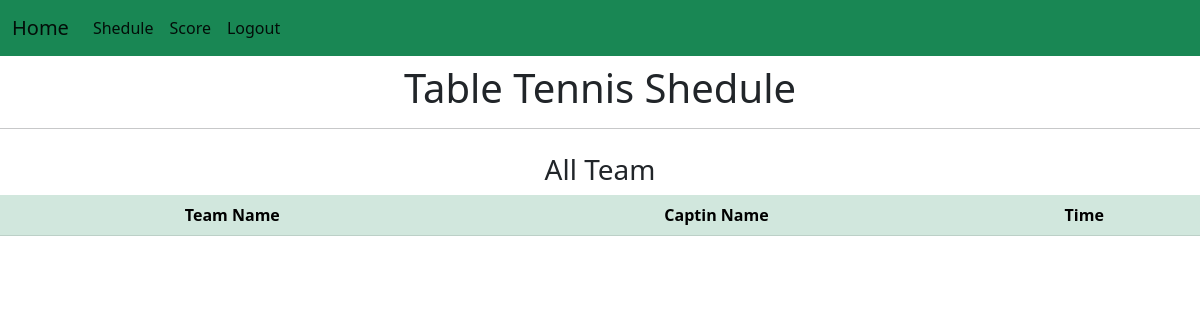
The page /shedule_table/ on the database as committed earlier.
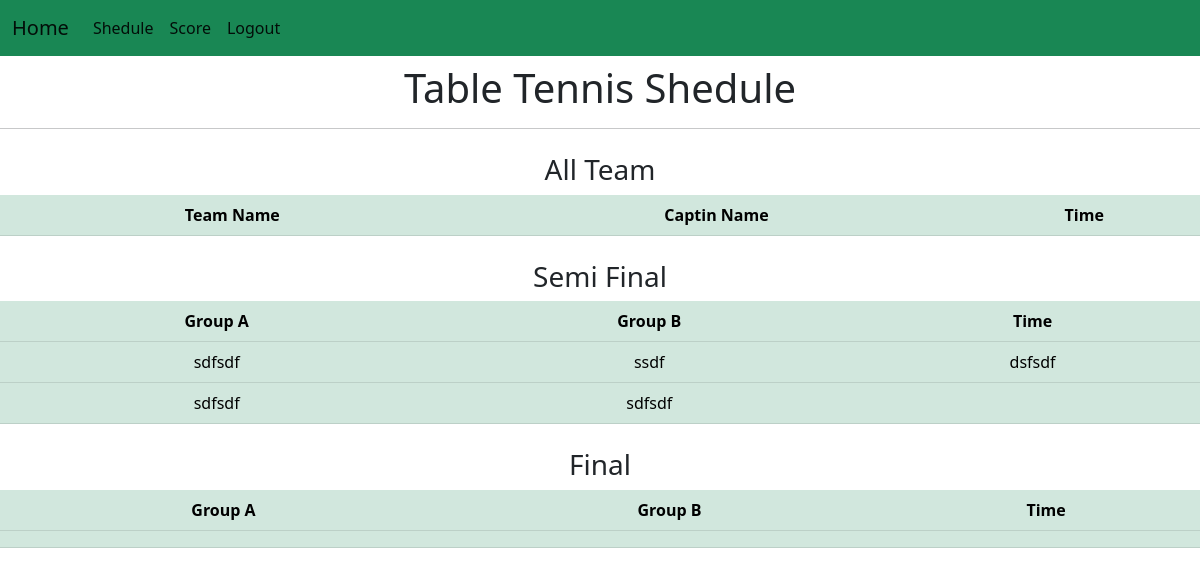
The same page on the database as committed later.
### app/models.py (models this page shows)
class Semi_Final(models.Model):
    cricket_team1=models.CharField(max_length=200,blank=True)
    cricket_team2=models.CharField(max_length=200,blank=True)
    cricket_time1=models.CharField(max_length=200,blank=True)
    cricket_team3=models.CharField(max_length=200,blank=True)
    cricket_team4=models.CharField(max_length=200,blank=True)
    cricket_time2=models.CharField(max_length=200,blank=True)
    cricket_finalteam1=models.CharField(max_length=200,blank=True)
    cricket_finalteam2=models.CharField(max_length=200,blank=True)
    cricket_finaltime=models.CharField(max_length=200,blank=True)
    football_team1=models.CharField(max_length=200,blank=True)
    football_team2=models.CharField(max_length=200,blank=True)
    football_time1=models.CharField(max_length=200,blank=True)
    football_team3=models.CharField(max_length=200,blank=True)
    football_team4=models.CharField(max_length=200,blank=True)
    football_time2=models.CharField(max_length=200,blank=True)
    football_finalteam1=models.CharField(max_length=200,blank=True)
    football_finalteam2=models.CharField(max_length=200,blank=True)
    football_finaltime=models.CharField(max_length=200,blank=True)
    volleyball_team1=models.CharField(max_length=200,blank=True)
    volleyball_team2=models.CharField(max_length=200,blank=True)
    volleyball_time1=models.CharField(max_length=200,blank=True)
    volleyball_team3=models.CharField(max_length=200,blank=True)
    volleyball_team4=models.CharField(max_length=200,blank=True)
    volleyball_time2=models.CharField(max_length=200,blank=True)
    volleyball_finalteam1=models.CharField(max_length=200,blank=True)
    volleyball_finalteam2=models.CharField(max_length=200,blank=True)
    volleyball_finaltime=models.CharField(max_length=200,blank=True)
    kabaddi_team1=models.CharField(max_length=200,blank=True)
    kabaddi_team2=models.CharField(max_length=200,blank=True)
    kabaddi_time1=models.CharField(max_length=200,blank=True)
    kabaddi_team3=models.CharField(max_length=200,blank=True)
    kabaddi_team4=models.CharField(max_length=200,blank=True)
    kabaddi_time2=models.CharField(max_length=200,blank=True)
    kabaddi_finalteam1=models.CharField(max_length=200,blank=True)
    kabaddi_finalteam2=models.CharField(max_length=200,blank=True)
    kabaddi_finaltime=models.CharField(max_length=200,blank=True)
    chess_team1=models.CharField(max_length=200,blank=True)
    chess_team2=models.CharField(max_length=200,blank=True)
    chess_time1=models.CharField(max_length=200,blank=True)
    chess_team3=models.CharField(max_length=200,blank=True)
    chess_team4=models.CharField(max_length=200,blank=True)
    chess_time2=models.CharField(max_length=200,blank=True)
    chess_finalteam1=models.CharField(max_length=200,blank=True)
    chess_finalteam2=models.CharField(max_length=200,blank=True)
    chess_finaltime=models.CharField(max_length=200,blank=True)
    table_team1=models.CharField(max_length=200,blank=True)
    table_team2=models.CharField(max_length=200,blank=True)
    table_time1=models.CharField(max_length=200,blank=True)
    table_team3=models.CharField(max_length=200,blank=True)
    table_team4=models.CharField(max_length=200,blank=True)
    table_time2=models.CharField(max_length=200,blank=True)
    table_finalteam1=models.CharField(max_length=200,blank=True)
    table_finalteam2=models.CharField(max_length=200,blank=True)
    table_finaltime=models.CharField(max_length=200,blank=True)
    badminton_team1=models.CharField(max_length=200,blank=True)
    badminton_team2=models.CharField(max_length=200,blank=True)
    badminton_time1=models.CharField(max_length=200,blank=True)
    badminton_team3=models.CharField(max_length=200,blank=True)
    badminton_team4=models.CharField(max_length=200,blank=True)
    badminton_time2=models.CharField(max_length=200,blank=True)
    badminton_finalteam1=models.CharField(max_length=200,blank=True)
    badminton_finalteam2=models.CharField(max_length=200,blank=True)
    badminton_finaltime=models.CharField(max_length=200,blank=True)

### app/views.py (the view)
# urls.py: path('shedule_table/',views.shedule_table,name="shedule_table"),
def shedule_table(request):
     team=Table.objects.all()
     time=Time_shedule.objects.all()
     final=Semi_Final.objects.all()
     context={'team':team, 'time':time,'final':final}
     return render(request,'app/shedule_table.html',context)

### app/templates/app/shedule_table.html (shortened to what this page needs)
{%extends 'navbar2.html'%}
{%block content%}
                    <h1 class="text-center mt-2">Table Tennis Shedule</h1>
                    <hr>
                      <div class="text-center mt-4">
                        <h3>All Team</h3>
                        <table class="table table-success table-hover">
                            <thead>
                              <tr>
                                <th>Team Name</th>
                                <th>Captin Name</th>
                                <th>Time</th>
                              </tr>
                            </thead>
                          </table>
                    </div>
                    {%for f in final%}
                    <div class="text-center mt-4">
                        <h3>Semi Final</h3>
                        <table class="table table-success table-hover">
                            <thead>
                              <tr>
                                <th scope="col">Group A</th>
                                <th scope="col">Group B</th>
                                <th scope="col">Time</th>
                              </tr>
                            </thead>
                            <tbody>
                              <tr>
                                <td>{{f.table_team1}}</td>
                                <td>{{f.table_team2}}</td>
                                <td>{{f.table_time1}}</td>
                              </tr>
                              <tr>
                                <td>{{f.table_team3}}</td>
                                <td>{{f.table_team4}}</td>
                                <td>{{f.table_time2}}</td>
                              </tr>
                            </tbody>
                          </table>
                    </div>
                    <div class="text-center mt-4">
                        <h3>Final</h3>
                        <table class="table table-success table-hover">
                            <thead>
                              <tr>
                                <th scope="col">Group A</th>
                                <th scope="col">Group B</th>
                                <th scope="col">Time</th>
                              </tr>
                            </thead>
                            <tbody>
                              <tr>
                                <td>{{f.table_finalteam1}}</td>
                                <td>{{f.table_finalteam2}}</td>
                                <td>{{f.table_finaltime}}</td>
                              </tr>
                            </tbody>
                          </table>
                    </div>
                    {%endfor%}
{%endblock%}

Rows that differ between the two databases and show on the page:
added Semi_Final: table_team1 "sdfsdf", table_team2 "ssdf", table_time1 "dsfsdf", table_team3 "sdfsdf", table_team4 "sdfsdf"
